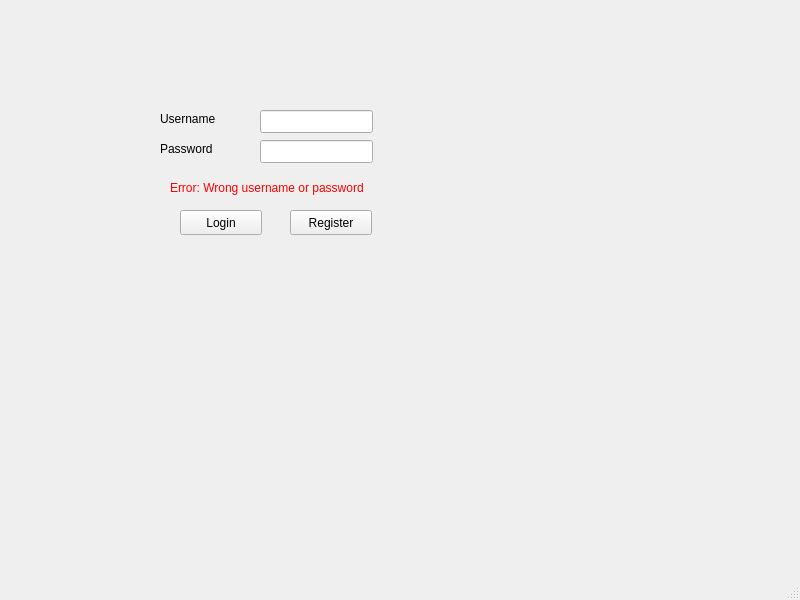
<?xml version="1.0" encoding="UTF-8"?>
<ui version="4.0">
 <class>MainWindow</class>
 <widget class="QMainWindow" name="MainWindow">
  <property name="geometry">
   <rect>
    <x>0</x>
    <y>0</y>
    <width>800</width>
    <height>600</height>
   </rect>
  </property>
  <property name="windowTitle">
   <string>MainWindow</string>
  </property>
  <widget class="QWidget" name="centralwidget">
   <widget class="QLabel" name="user_label">
    <property name="geometry">
     <rect>
      <x>160</x>
      <y>110</y>
      <width>71</width>
      <height>17</height>
     </rect>
    </property>
    <property name="text">
     <string>Username</string>
    </property>
   </widget>
   <widget class="QLabel" name="password_label">
    <property name="geometry">
     <rect>
      <x>160</x>
      <y>140</y>
      <width>91</width>
      <height>17</height>
     </rect>
    </property>
    <property name="text">
     <string>Password</string>
    </property>
   </widget>
   <widget class="QLabel" name="error_label">
    <property name="geometry">
     <rect>
      <x>170</x>
      <y>180</y>
      <width>251</width>
      <height>17</height>
     </rect>
    </property>
    <property name="text">
     <string>&lt;html&gt;&lt;head/&gt;&lt;body&gt;&lt;p&gt;&lt;span style=&quot; color:#ff0000;&quot;&gt;Error: Wrong username or password&lt;/span&gt;&lt;/p&gt;&lt;/body&gt;&lt;/html&gt;</string>
    </property>
   </widget>
   <widget class="QPushButton" name="login_button">
    <property name="geometry">
     <rect>
      <x>180</x>
      <y>210</y>
      <width>82</width>
      <height>25</height>
     </rect>
    </property>
    <property name="text">
     <string>Login</string>
    </property>
   </widget>
   <widget class="QPushButton" name="register_button">
    <property name="geometry">
     <rect>
      <x>290</x>
      <y>210</y>
      <width>82</width>
      <height>25</height>
     </rect>
    </property>
    <property name="text">
     <string>Register</string>
    </property>
   </widget>
   <widget class="QLineEdit" name="username">
    <property name="geometry">
     <rect>
      <x>260</x>
      <y>110</y>
      <width>113</width>
      <height>23</height>
     </rect>
    </property>
   </widget>
   <widget class="QLineEdit" name="password">
    <property name="geometry">
     <rect>
      <x>260</x>
      <y>140</y>
      <width>113</width>
      <height>23</height>
     </rect>
    </property>
    <property name="text">
     <string/>
    </property>
    <property name="echoMode">
     <enum>QLineEdit::Password</enum>
    </property>
   </widget>
  </widget>
  <widget class="QMenuBar" name="menubar">
   <property name="geometry">
    <rect>
     <x>0</x>
     <y>0</y>
     <width>800</width>
     <height>23</height>
    </rect>
   </property>
  </widget>
  <widget class="QStatusBar" name="statusbar"/>
 </widget>
 <resources/>
 <connections/>
</ui>
